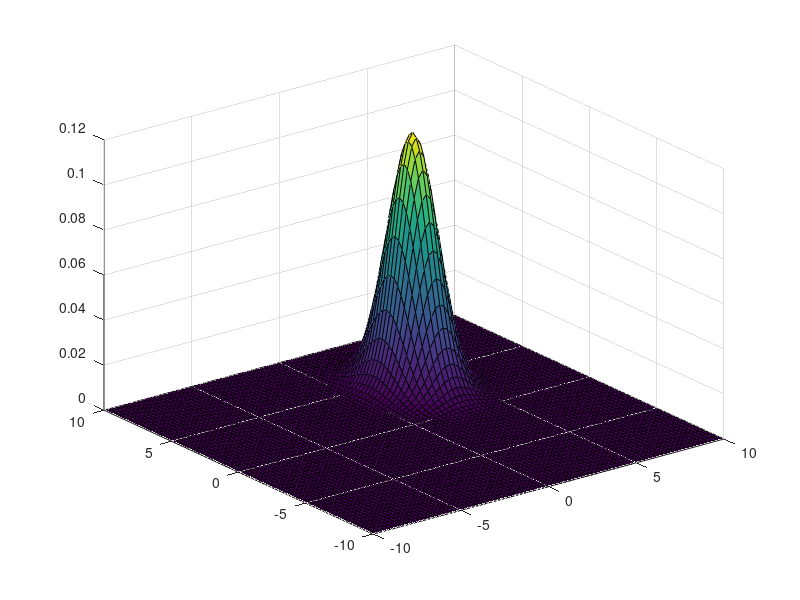

Reproduce this figure in MATLAB. (Note: this script raises an error after producing the figure.)
close all

mu = [3 4];
Sigma = [1 0 ; 0 2];
x1 = -10:.25:10; x2 = -10:.25:10;
[X1,X2] = meshgrid(x1,x2);
F = mvnpdf([X1(:) X2(:)],mu,Sigma);
F = reshape(F,length(x2),length(x1));
surf(x1,x2,F);

rng('default') % For reproducibility
X = mvnrnd(mu,Sigma,1000);
d2_mahal = mahal([10 10],X);
Q2= round(d2_mahal,5,'significant')

d3_mahal = mahal([0 0],X);
Q3= round(d3_mahal,5,'significant')

d4_mahal = mahal([3 4],X);
Q4= round(d4_mahal,5,'significant')

d5_mahal = mahal([6 8],X);
Q5= round(d5_mahal,5,'significant')